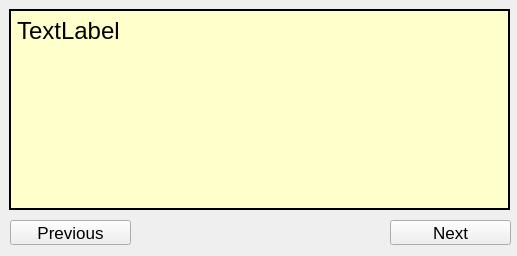
<?xml version="1.0" encoding="UTF-8"?>
<ui version="4.0">
 <class>MainWindow</class>
 <widget class="QMainWindow" name="MainWindow">
  <property name="geometry">
   <rect>
    <x>0</x>
    <y>0</y>
    <width>517</width>
    <height>256</height>
   </rect>
  </property>
  <property name="font">
   <font>
    <pointsize>16</pointsize>
   </font>
  </property>
  <property name="windowTitle">
   <string notr="true">Proverbs</string>
  </property>
  <property name="accessibleName">
   <string notr="true"/>
  </property>
  <property name="accessibleDescription">
   <string notr="true"/>
  </property>
  <widget class="QWidget" name="centralwidget">
   <property name="accessibleName">
    <string notr="true"/>
   </property>
   <property name="accessibleDescription">
    <string notr="true"/>
   </property>
   <widget class="QPushButton" name="button_prev">
    <property name="geometry">
     <rect>
      <x>10</x>
      <y>220</y>
      <width>121</width>
      <height>25</height>
     </rect>
    </property>
    <property name="font">
     <font>
      <pointsize>13</pointsize>
     </font>
    </property>
    <property name="accessibleName">
     <string notr="true"/>
    </property>
    <property name="accessibleDescription">
     <string notr="true"/>
    </property>
    <property name="text">
     <string notr="true">Previous</string>
    </property>
   </widget>
   <widget class="QPushButton" name="button_next">
    <property name="geometry">
     <rect>
      <x>390</x>
      <y>220</y>
      <width>121</width>
      <height>25</height>
     </rect>
    </property>
    <property name="font">
     <font>
      <pointsize>13</pointsize>
     </font>
    </property>
    <property name="accessibleName">
     <string notr="true"/>
    </property>
    <property name="accessibleDescription">
     <string notr="true"/>
    </property>
    <property name="text">
     <string notr="true">Next</string>
    </property>
   </widget>
   <widget class="QLabel" name="label">
    <property name="geometry">
     <rect>
      <x>9</x>
      <y>9</y>
      <width>501</width>
      <height>201</height>
     </rect>
    </property>
    <property name="font">
     <font>
      <pointsize>18</pointsize>
     </font>
    </property>
    <property name="accessibleName">
     <string notr="true"/>
    </property>
    <property name="accessibleDescription">
     <string notr="true"/>
    </property>
    <property name="autoFillBackground">
     <bool>false</bool>
    </property>
    <property name="styleSheet">
     <string notr="true">background-color: #ffffcc</string>
    </property>
    <property name="frameShape">
     <enum>QFrame::WinPanel</enum>
    </property>
    <property name="text">
     <string notr="true">TextLabel</string>
    </property>
    <property name="alignment">
     <set>Qt::AlignLeading|Qt::AlignLeft|Qt::AlignTop</set>
    </property>
    <property name="wordWrap">
     <bool>true</bool>
    </property>
    <property name="margin">
     <number>5</number>
    </property>
   </widget>
  </widget>
 </widget>
 <resources/>
 <connections/>
</ui>
